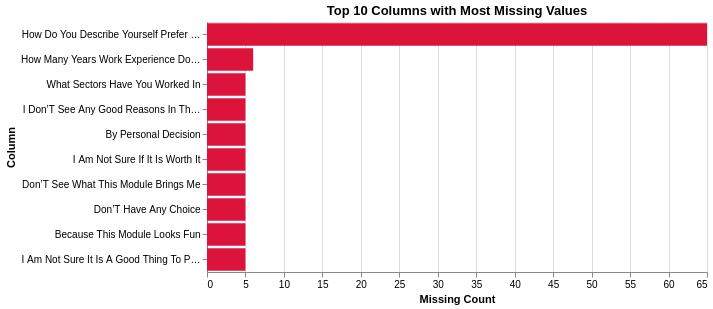
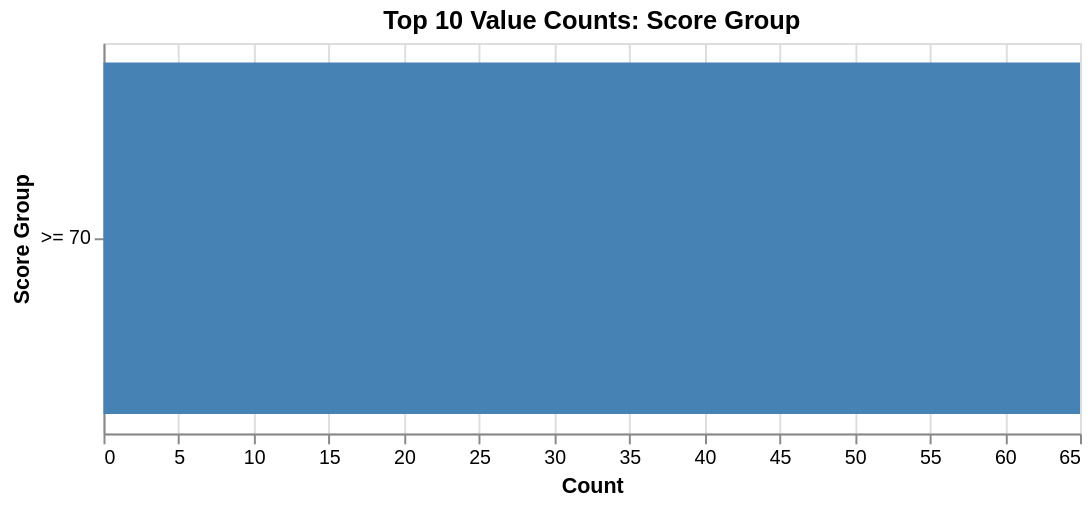
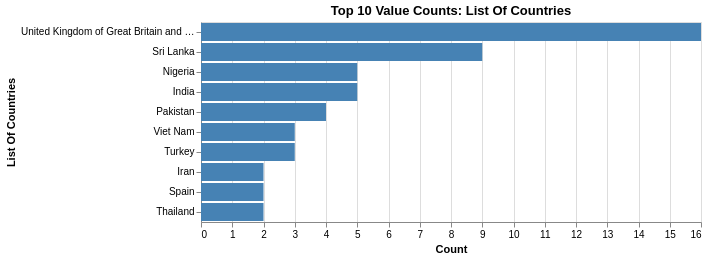
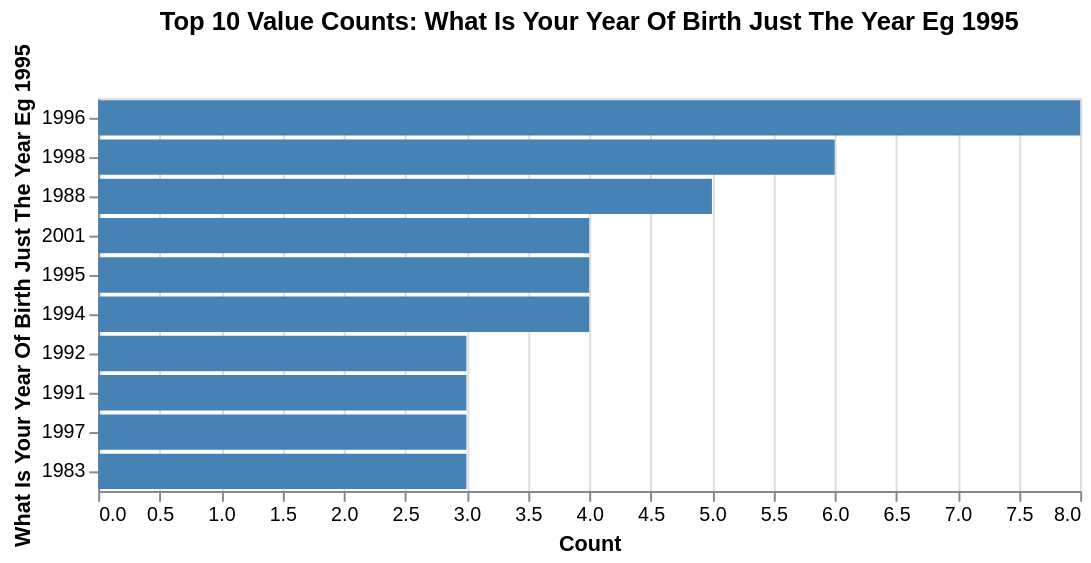

Here is the notebook cell these charts were saved with, in order:
### Code cell
import altair as alt

# 1. Overview (Top 10 rows only)
print("Shape:", score_demo_ab_70.shape)
display(score_demo_ab_70.head(10))


# Clean column names in retrospective_score to sentence case
score_demo_ab_70.columns = score_demo_ab_70.columns.str.strip().str.replace(' ', '_').str.replace(',', '').str.lower().str.replace('-', '_').str.replace('?', '').str.replace('(', '').str.replace(')', '').str.replace('.', '').str.replace('&', '').str.replace(':', '').str.replace("'", '').str.replace('/', '_').str.replace('!', '').str.replace('%', '').str.replace('=', '_').str.replace('+', '_').str.replace('*', '_')
score_demo_ab_70.columns = score_demo_ab_70.columns.str.replace('_+', '_', regex=True).str.strip('_')
score_demo_ab_70.columns = score_demo_ab_70.columns.str.replace('_', ' ').str.title()

# 2. Missing Data (Top 10 columns with most missing values)
missing = score_demo_ab_70.isnull().sum()
missing_top10 = missing[missing > 0].sort_values(ascending=False).head(10)
missing_df = missing_top10.reset_index()
missing_df.columns = ['Column', 'MissingCount']
chart_missing = alt.Chart(missing_df).mark_bar(color='crimson').encode(
    x=alt.X('MissingCount:Q', title='Missing Count'),
    y=alt.Y('Column:N', sort='-x', title='Column')
).properties(
    title='Top 10 Columns with Most Missing Values',
    width=500,
    height=250
)
chart_missing.display()

# 3. Categorical Columns Analysis (Top 10 value counts per column)
cat_cols = score_demo_ab_70.select_dtypes(include='object').columns
for col in cat_cols:
    counts = score_demo_ab_70[col].value_counts(dropna=False).head(10).reset_index()
    counts.columns = [col, 'Count']
    chart = alt.Chart(counts).mark_bar(color='steelblue').encode(
        x=alt.X('Count:Q', title='Count'),
        y=alt.Y(f'{col}:N', sort='-x', title=col)
    ).properties(
        title=f'Top 10 Value Counts: {col}',
        width=500,
        height=200
    )
    chart.display()

# 4. Numeric Columns Analysis (Top 10 rows of summary)
numeric_cols = score_demo_ab_70.select_dtypes(include=['float64', 'int64']).columns
desc = score_demo_ab_70[numeric_cols].describe().T.head(10)
desc_df = desc.reset_index().melt(id_vars='index', value_vars=['mean', 'std', 'min', 'max'])
desc_df.columns = ['Feature', 'Statistic', 'Value']
chart_desc = alt.Chart(desc_df).mark_bar().encode(
    x=alt.X('Value:Q'),
    y=alt.Y('Feature:N', sort='-x'),
    color=alt.Color('Statistic:N')
).properties(
    title='Numeric Columns Summary (Top 10)',
    width=500,
    height=250
)
chart_desc.display()

# Correlation matrix (numeric columns, top 10)
corr = score_demo_ab_70[numeric_cols].corr().iloc[:10, :10]
corr_df = corr.reset_index().melt(id_vars='index')
corr_df.columns = ['Row', 'Column', 'Correlation']
chart_corr = alt.Chart(corr_df).mark_rect().encode(
    x=alt.X('Column:N', sort=list(corr.columns)),
    y=alt.Y('Row:N', sort=list(corr.index)),
    color=alt.Color('Correlation:Q', scale=alt.Scale(scheme='redblue', domain=[-1, 1])),
    tooltip=['Row', 'Column', 'Correlation']
).properties(
    title='Correlation Matrix (Top 10 Numeric Columns)',
    width=400,
    height=400
)
chart_corr.display()

# 5. Insights
print("\nInsights:")
print("- Top 10 rows/columns shown for overview, missing data, and summaries.")
print("- High scorers show diversity in demographics and strong teamwork attitudes.")

### Figure 1 — Vega-Lite specification as saved in the notebook (floating-point values rounded to 4 significant figures)
{"config": {"view": {"continuousWidth": 300, "continuousHeight": 300}}, "data": {"name": "data-97e14a2eb2486d9be481e01c87c72dbe"}, "mark": {"type": "bar", "color": "crimson"}, "encoding": {"x": {"field": "MissingCount", "title": "Missing Count", "type": "quantitative"}, "y": {"field": "Column", "sort": "-x", "title": "Column", "type": "nominal"}}, "height": 250, "title": "Top 10 Columns with Most Missing Values", "width": 500, "$schema": "https://vega.github.io/schema/vega-lite/v5.20.1.json", "datasets": {"data-97e14a2eb2486d9be481e01c87c72dbe": [{"Column": "How Do You Describe Yourself Prefer To Self Describe Text", "MissingCount": 65}, {"Column": "How Many Years Work Experience Do You Have", "MissingCount": 6}, {"Column": "What Sectors Have You Worked In", "MissingCount": 5}, {"Column": "I Don’T See Any Good Reasons In The Module", "MissingCount": 5}, {"Column": "By Personal Decision", "MissingCount": 5}, {"Column": "I Am Not Sure If It Is Worth It", "MissingCount": 5}, {"Column": "Don’T See What This Module Brings Me", "MissingCount": 5}, {"Column": "Don’T Have Any Choice", "MissingCount": 5}, {"Column": "Because This Module Looks Fun", "MissingCount": 5}, {"Column": "I Am Not Sure It Is A Good Thing To Pursue It", "MissingCount": 5}]}}

### Figure 2 — Vega-Lite specification as saved in the notebook (floating-point values rounded to 4 significant figures)
{"config": {"view": {"continuousWidth": 300, "continuousHeight": 300}}, "data": {"name": "data-ce6aec337478d14f34d180c4d8ac4a8e"}, "mark": {"type": "bar", "color": "steelblue"}, "encoding": {"x": {"field": "Count", "title": "Count", "type": "quantitative"}, "y": {"field": "Score Group", "sort": "-x", "title": "Score Group", "type": "nominal"}}, "height": 200, "title": "Top 10 Value Counts: Score Group", "width": 500, "$schema": "https://vega.github.io/schema/vega-lite/v5.20.1.json", "datasets": {"data-ce6aec337478d14f34d180c4d8ac4a8e": [{"Score Group": ">= 70", "Count": 65}]}}

### Figure 3 — Vega-Lite specification as saved in the notebook (floating-point values rounded to 4 significant figures)
{"config": {"view": {"continuousWidth": 300, "continuousHeight": 300}}, "data": {"name": "data-e2b9f88a95f40691f430de8fd64ee7ce"}, "mark": {"type": "bar", "color": "steelblue"}, "encoding": {"x": {"field": "Count", "title": "Count", "type": "quantitative"}, "y": {"field": "List Of Countries", "sort": "-x", "title": "List Of Countries", "type": "nominal"}}, "height": 200, "title": "Top 10 Value Counts: List Of Countries", "width": 500, "$schema": "https://vega.github.io/schema/vega-lite/v5.20.1.json", "datasets": {"data-e2b9f88a95f40691f430de8fd64ee7ce": [{"List Of Countries": "United Kingdom of Great Britain and Northern Ireland", "Count": 16}, {"List Of Countries": "Sri Lanka", "Count": 9}, {"List Of Countries": "Nigeria", "Count": 5}, {"List Of Countries": "India", "Count": 5}, {"List Of Countries": "Pakistan", "Count": 4}, {"List Of Countries": "Viet Nam", "Count": 3}, {"List Of Countries": "Turkey", "Count": 3}, {"List Of Countries": "Iran", "Count": 2}, {"List Of Countries": "Spain", "Count": 2}, {"List Of Countries": "Thailand", "Count": 2}]}}

### Figure 4 — Vega-Lite specification as saved in the notebook (floating-point values rounded to 4 significant figures)
{"config": {"view": {"continuousWidth": 300, "continuousHeight": 300}}, "data": {"name": "data-67e2661842fb1b4059ecf621b93f914b"}, "mark": {"type": "bar", "color": "steelblue"}, "encoding": {"x": {"field": "Count", "title": "Count", "type": "quantitative"}, "y": {"field": "What Is Your Year Of Birth Just The Year Eg 1995", "sort": "-x", "title": "What Is Your Year Of Birth Just The Year Eg 1995", "type": "nominal"}}, "height": 200, "title": "Top 10 Value Counts: What Is Your Year Of Birth Just The Year Eg 1995", "width": 500, "$schema": "https://vega.github.io/schema/vega-lite/v5.20.1.json", "datasets": {"data-67e2661842fb1b4059ecf621b93f914b": [{"What Is Your Year Of Birth Just The Year Eg 1995": "1996", "Count": 8}, {"What Is Your Year Of Birth Just The Year Eg 1995": "1998", "Count": 6}, {"What Is Your Year Of Birth Just The Year Eg 1995": "1988", "Count": 5}, {"What Is Your Year Of Birth Just The Year Eg 1995": "2001", "Count": 4}, {"What Is Your Year Of Birth Just The Year Eg 1995": "1995", "Count": 4}, {"What Is Your Year Of Birth Just The Year Eg 1995": "1994", "Count": 4}, {"What Is Your Year Of Birth Just The Year Eg 1995": "1992", "Count": 3}, {"What Is Your Year Of Birth Just The Year Eg 1995": "1991", "Count": 3}, {"What Is Your Year Of Birth Just The Year Eg 1995": "1997", "Count": 3}, {"What Is Your Year Of Birth Just The Year Eg 1995": "1983", "Count": 3}]}}
